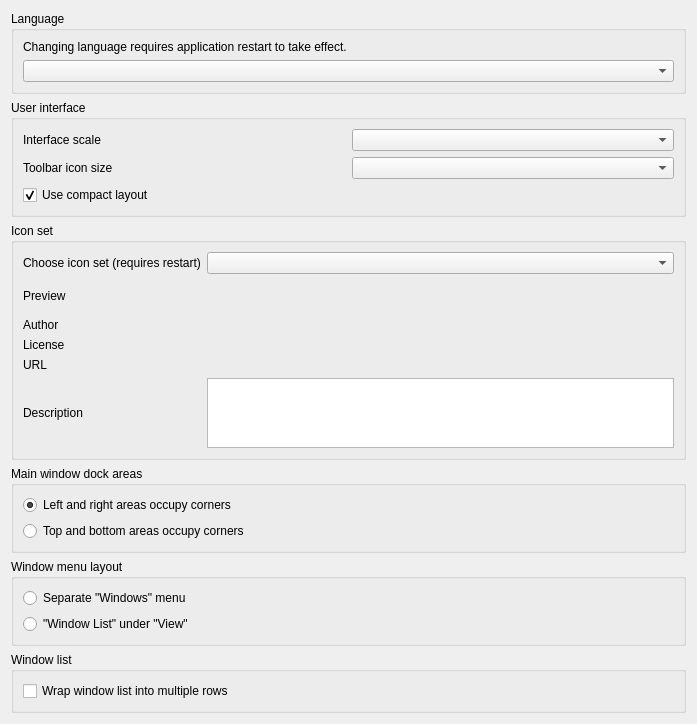
             <widget class="QWidget" name="lookAndFeelScrollWidget">
              <property name="geometry">
               <rect>
                <x>0</x>
                <y>-178</y>
                <width>697</width>
                <height>716</height>
               </rect>
              </property>
              <layout class="QVBoxLayout" name="verticalLayout_31">
               <item>
                <widget class="QGroupBox" name="langGroup">
                 <property name="title">
                  <string>Language</string>
                 </property>
                 <layout class="QVBoxLayout" name="verticalLayout_30">
                  <item>
                   <widget class="QLabel" name="langLabel">
                    <property name="text">
                     <string>Changing language requires application restart to take effect.</string>
                    </property>
                    <property name="cmdPalIgnore" stdset="0">
                     <bool>true</bool>
                    </property>
                   </widget>
                  </item>
                  <item>
                   <widget class="QComboBox" name="langCombo">
                    <property name="cfg" stdset="0">
                     <string notr="true">General.Language</string>
                    </property>
                   </widget>
                  </item>
                 </layout>
                </widget>
               </item>
               <item>
                <widget class="QGroupBox" name="compactLayoutGroup">
                 <property name="title">
                  <string>User interface</string>
                 </property>
                 <layout class="QGridLayout" name="gridLayout_16">
                  <item row="2" column="0">
                   <widget class="QLabel" name="uiScaleLabel">
                    <property name="toolTip">
                     <string>&lt;html&gt;&lt;head/&gt;&lt;body&gt;&lt;p&gt;Adjusts the scale of the application interface. Changes take effect after restarting the application.&lt;/p&gt;&lt;/body&gt;&lt;/html&gt;</string>
                    </property>
                    <property name="text">
                     <string>Interface scale</string>
                    </property>
                   </widget>
                  </item>
                  <item row="2" column="1">
                   <widget class="QComboBox" name="uiScaleCombo">
                    <property name="toolTip">
                     <string>&lt;html&gt;&lt;head/&gt;&lt;body&gt;&lt;p&gt;Adjusts the scale of the application interface. Changes take effect after restarting the application.&lt;/p&gt;&lt;/body&gt;&lt;/html&gt;</string>
                    </property>
                   </widget>
                  </item>
                  <item row="3" column="0">
                   <widget class="QLabel" name="tbIconSizeLabel">
                    <property name="toolTip">
                     <string>&lt;html&gt;&lt;head/&gt;&lt;body&gt;&lt;p&gt;Expressed in percentage of default size.&lt;/p&gt;&lt;/body&gt;&lt;/html&gt;</string>
                    </property>
                    <property name="text">
                     <string>Toolbar icon size</string>
                    </property>
                   </widget>
                  </item>
                  <item row="3" column="1">
                   <widget class="QComboBox" name="tbIconSizeCombo">
                    <property name="toolTip">
                     <string>&lt;html&gt;&lt;head/&gt;&lt;body&gt;&lt;p&gt;Expressed in percentage of default size.&lt;/p&gt;&lt;/body&gt;&lt;/html&gt;</string>
                    </property>
                    <property name="cfg" stdset="0">
                     <string notr="true">General.ToolBarIconSize</string>
                    </property>
                    <property name="dataDrivenCombo" stdset="0">
                     <bool>true</bool>
                    </property>
                   </widget>
                  </item>
                  <item row="4" column="0" colspan="2">
                   <widget class="QCheckBox" name="compactLayoutCheck">
                    <property name="toolTip">
                     <string>&lt;p&gt;Compact layout reduces all margins and spacing on the UI to minimum, making space for displaying more data. It makes the interface a little bit less aesthetic, but allows to display more data at once.&lt;/p&gt;</string>
                    </property>
                    <property name="text">
                     <string>Use compact layout</string>
                    </property>
                    <property name="checked">
                     <bool>true</bool>
                    </property>
                    <property name="cfg" stdset="0">
                     <string notr="true">General.CompactLayout</string>
                    </property>
                   </widget>
                  </item>
                 </layout>
                </widget>
               </item>
               <item>
                <widget class="QGroupBox" name="iconSetGroup">
                 <property name="title">
                  <string>Icon set</string>
                 </property>
                 <layout class="QGridLayout" name="gridLayout_15">
                  <item row="3" column="0">
                   <widget class="QLabel" name="iconSetLicenseLabel">
                    <property name="text">
                     <string>License</string>
                    </property>
                   </widget>
                  </item>
                  <item row="0" column="0">
                   <widget class="QLabel" name="iconSetChoiceLabel">
                    <property name="text">
                     <string>Choose icon set (requires restart)</string>
                    </property>
                   </widget>
                  </item>
                  <item row="1" column="1">
                   <widget class="QWidget" name="iconSetPreviewPanel" native="true">
                    <layout class="QGridLayout" name="gridLayout_17">
                     <item row="0" column="5">
                      <widget class="QLabel" name="iconSetIcon6">
                       <property name="text">
                        <string notr="true"/>
                       </property>
                      </widget>
                     </item>
                     <item row="0" column="1">
                      <widget class="QLabel" name="iconSetIcon2">
                       <property name="text">
                        <string notr="true"/>
                       </property>
                      </widget>
                     </item>
                     <item row="0" column="4">
                      <widget class="QLabel" name="iconSetIcon5">
                       <property name="text">
                        <string notr="true"/>
                       </property>
                      </widget>
                     </item>
                     <item row="0" column="3">
                      <widget class="QLabel" name="iconSetIcon4">
                       <property name="text">
                        <string notr="true"/>
                       </property>
                      </widget>
                     </item>
                     <item row="0" column="2">
                      <widget class="QLabel" name="iconSetIcon3">
                       <property name="text">
                        <string notr="true"/>
                       </property>
                      </widget>
                     </item>
                     <item row="0" column="7">
                      <widget class="QLabel" name="iconSetIcon8">
                       <property name="text">
                        <string notr="true"/>
                       </property>
                      </widget>
                     </item>
                     <item row="0" column="0">
                      <widget class="QLabel" name="iconSetIcon1">
                       <property name="text">
                        <string notr="true"/>
                       </property>
                      </widget>
                     </item>
                     <item row="0" column="6">
                      <widget class="QLabel" name="iconSetIcon7">
                       <property name="text">
                        <string notr="true"/>
                       </property>
                      </widget>
                     </item>
                    </layout>
                   </widget>
                  </item>
                  <item row="0" column="1">
                   <widget class="QComboBox" name="iconSetCombo"/>
                  </item>
                  <item row="5" column="0">
                   <widget class="QLabel" name="iconSetDescriptionLabel">
                    <property name="text">
                     <string>Description</string>
                    </property>
                   </widget>
                  </item>
                  <item row="5" column="1">
                   <widget class="QPlainTextEdit" name="iconSetDescriptionEdit"/>
                  </item>
                  <item row="2" column="0">
                   <widget class="QLabel" name="iconSetAuthorLabel">
                    <property name="text">
                     <string>Author</string>
                    </property>
                   </widget>
                  </item>
                  <item row="1" column="0">
                   <widget class="QLabel" name="iconSetPreviewLabel">
                    <property name="text">
                     <string>Preview</string>
                    </property>
                   </widget>
                  </item>
                  <item row="4" column="0">
                   <widget class="QLabel" name="iconSetUrlLabel">
                    <property name="text">
                     <string>URL</string>
                    </property>
                   </widget>
                  </item>
                  <item row="4" column="1">
                   <widget class="QLabel" name="iconSetUrlEdit">
                    <property name="text">
                     <string notr="true"/>
                    </property>
                    <property name="openExternalLinks">
                     <bool>true</bool>
                    </property>
                   </widget>
                  </item>
                  <item row="3" column="1">
                   <widget class="QLabel" name="iconSetLicenseEdit">
                    <property name="text">
                     <string notr="true"/>
                    </property>
                   </widget>
                  </item>
                  <item row="2" column="1">
                   <widget class="QLabel" name="iconSetAuthorEdit">
                    <property name="text">
                     <string notr="true"/>
                    </property>
                   </widget>
                  </item>
                 </layout>
                </widget>
               </item>
               <item>
                <widget class="QGroupBox" name="dockLayoutGroup">
                 <property name="title">
                  <string>Main window dock areas</string>
                 </property>
                 <layout class="QGridLayout" name="gridLayout_13">
                  <item row="0" column="0">
                   <widget class="ConfigRadioButton" name="dockLayoutVertical">
                    <property name="text">
                     <string>Left and right areas occupy corners</string>
                    </property>
                    <property name="checked">
                     <bool>true</bool>
                    </property>
                    <property name="cfg" stdset="0">
                     <string notr="true">General.DockLayout</string>
                    </property>
                    <property name="assignedValue" stdset="0">
                     <string notr="true">vertical</string>
                    </property>
                   </widget>
                  </item>
                  <item row="1" column="0">
                   <widget class="ConfigRadioButton" name="dockLayoutHorizontal">
                    <property name="text">
                     <string>Top and bottom areas occupy corners</string>
                    </property>
                    <property name="cfg" stdset="0">
                     <string notr="true">General.DockLayout</string>
                    </property>
                    <property name="assignedValue" stdset="0">
                     <string notr="true">horizontal</string>
                    </property>
                   </widget>
                  </item>
                 </layout>
                </widget>
               </item>
               <item>
                <widget class="QGroupBox" name="windowMenuLayoutGrp">
                 <property name="title">
                  <string>Window menu layout</string>
                 </property>
                 <layout class="QVBoxLayout" name="verticalLayout_32">
                  <item>
                   <widget class="ConfigRadioButton" name="separateWindowMenuRadio">
                    <property name="text">
                     <string>Separate &quot;Windows&quot; menu</string>
                    </property>
                    <property name="cfg" stdset="0">
                     <string notr="true">General.WindowsInMenuBar</string>
                    </property>
                    <property name="assignedValue" stdset="0">
                     <bool>true</bool>
                    </property>
                   </widget>
                  </item>
                  <item>
                   <widget class="ConfigRadioButton" name="windowListUnderViewRadio">
                    <property name="text">
                     <string>&quot;Window List&quot; under &quot;View&quot;</string>
                    </property>
                    <property name="cfg" stdset="0">
                     <string notr="true">General.WindowsInMenuBar</string>
                    </property>
                    <property name="assignedValue" stdset="0">
                     <bool>false</bool>
                    </property>
                   </widget>
                  </item>
                 </layout>
                </widget>
               </item>
               <item>
                <widget class="QGroupBox" name="windowListGrp">
                 <property name="title">
                  <string>Window list</string>
                 </property>
                 <layout class="QVBoxLayout" name="windowListLayout">
                  <item>
                   <widget class="QCheckBox" name="wrapWindowListCheck">
                    <property name="toolTip">
                     <string>&lt;p&gt;When there are more windows open than fit in a single row of the window list, buttons of remaining windows are placed in additional rows (or columns, if the window list is placed vertically), instead of being hidden behind the overflow arrow.&lt;/p&gt;</string>
                    </property>
                    <property name="text">
                     <string>Wrap window list into multiple rows</string>
                    </property>
                    <property name="cfg" stdset="0">
                     <string notr="true">General.WrapWindowList</string>
                    </property>
                   </widget>
                  </item>
                 </layout>
                </widget>
               </item>
               <item>
                <spacer name="verticalSpacer_5">
                 <property name="orientation">
                  <enum>Qt::Orientation::Vertical</enum>
                 </property>
                 <property name="sizeHint" stdset="0">
                  <size>
                   <width>20</width>
                   <height>40</height>
                  </size>
                 </property>
                </spacer>
               </item>
              </layout>
             </widget>
